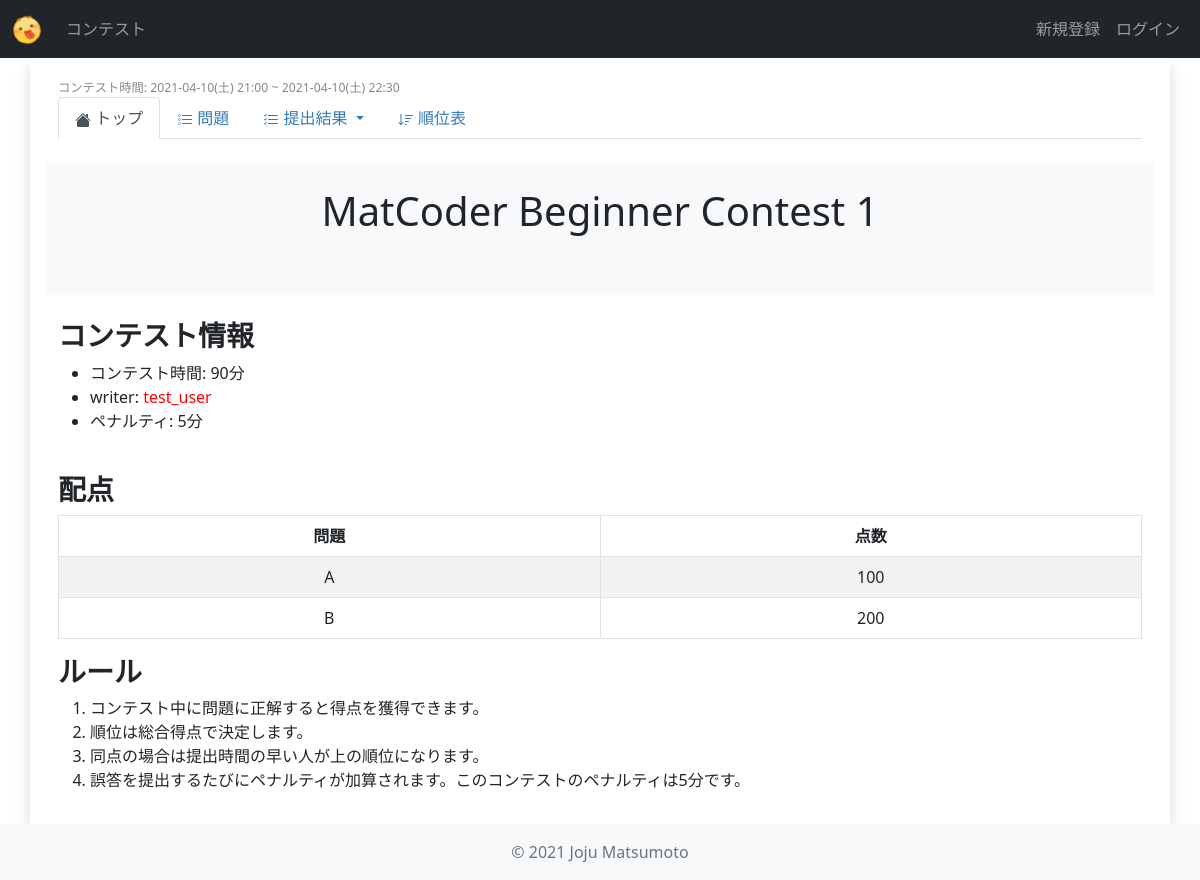
The page /contests/mbc_1/ on the database its author committed.
### contests/models.py (models this page shows, shortened)
class Contest(models.Model):
    title = models.CharField(
        verbose_name="タイトル",
        max_length=255,
    )
    abstract = models.TextField(
        verbose_name="概要",
        max_length=2000,
    )
    short_name = models.CharField(
        verbose_name="省略形",
        max_length=20,
        unique=True,
        default="null",
    )
    start_date = models.DateTimeField(
        verbose_name="開始日時",
    )
    end_date = models.DateTimeField(
        verbose_name="終了日時",
    )
    users = models.ManyToManyField(
        settings.AUTH_USER_MODEL,
        verbose_name="参加者",
        blank=True,
    )
    penalty = models.IntegerField(
        verbose_name="ペナルティ(分)",
        default=5,
    )
    released = models.BooleanField(
        verbose_name="公開済",
        default=False,
    )
    def is_live(self) -> bool:
        now = timezone.now()
        return self.start_date <= now <= self.end_date
    def is_past_contest(self) -> bool:
        now = timezone.now()
        return self.end_date < now
    def get_start_time_str(self) -> str:
        return utils.datetime_str(self.start_date)
    def get_end_time_str(self) -> str:
        return utils.datetime_str(self.end_date)
    def get_time_hour(self) -> int:
        dt = self.end_date - self.start_date
        minute = int(dt.total_seconds()) // 60
        return minute

class Author(models.Model):
    users = models.ManyToManyField(
        settings.AUTH_USER_MODEL,
        verbose_name="作者",
        blank=True,
    )
    contest = models.ForeignKey(
        Contest,
        on_delete=models.CASCADE,
        verbose_name="コンテスト",
    )
    def get_author_names_str(self) -> str:
        return ",".join(map(lambda x: x.get_colored_username(), self.users.all()))

class UserProfile(models.Model):
    user = models.OneToOneField(
        settings.AUTH_USER_MODEL,
        on_delete=models.CASCADE,
        verbose_name="ユーザー",
    )
    color = ColorField(
        default="#000000",
        verbose_name="カラー",
    )
    organization = models.CharField(
        verbose_name="所属",
        max_length=200,
        blank=True,
        null=True,
    )

class Problem(models.Model):
    order = models.CharField(
        verbose_name="問題番号(アルファベット)",
        max_length=5,
        default="A",
    )
    title = models.CharField(
        verbose_name="タイトル",
        max_length=100,
    )
    question = models.TextField(
        verbose_name="問題",
        max_length=2000,
    )
    answer = models.TextField(
        verbose_name="正解",
        max_length=2000,
    )
    contest = models.ForeignKey(
        Contest,
        verbose_name="コンテスト",
        on_delete=models.CASCADE,
    )
    point = models.IntegerField(
        verbose_name="スコア",
        default=0,
    )

### users/models.py (models this page shows)
class User(AbstractUser):
    objects = UserManager()
    def get_colored_username(self):
        try:
            user_profile = UserProfile.objects.get(user=self)
        except:
            return self.username
        return "<span style='color: {};'>{}</span>".format(user_profile.color, self.username)

### contests/views.py (the view, shortened to what this page needs)
class ContestDetailView(View):
    def get(self, request, short_name, *args, **kwargs):
        contest = get_object_or_404(models.Contest, short_name=short_name)
        try:
            author = models.Author.objects.get(contest=contest)
        except:
            author = models.Author.objects.create(contest=contest)
            author.save()
        context = {
            "is_live": contest.is_live(),
            "contest": contest,
            "author": author,
            "problems": contest.problem_set.order_by("order"),
        }
        return render(request, "contests/contest_detail.html", context)

### contests/utils.py (called while the page is built)
def datetime_str(dt: datetime.datetime) -> str:
    dt = localtime(dt)
    return "{}({}) {}".format(
        dt.strftime("%Y-%m-%d"),
        day_of_week_to_japanese[dt.strftime("%a")],
        dt.strftime("%H:%M")
    )

### contests/templates/contests/contest_detail.html (shortened to what this page needs)
{% extends 'contests/contest_base.html' %}
{% block contest_tab_detail %}active{% endblock %}
{% block contest_content %}
<div class="col-sm-12 mb-4 pl-4 pr-4 pb-4 text-center bg-light">
    <h1 class="pt-4">{{contest.title}}</h1>
    <div class="pt-1 pb-4">
    </div>
</div>
<div class="col-sm-12 mb-4">
    <h3>コンテスト情報</h3>
    <ul>
        <li>コンテスト時間: {{ contest.get_time_hour }}分</li>
        <li>writer: {{ author.get_author_names_str|safe }}</li>
        <li>ペナルティ: {{ contest.penalty }}分</li>
    </ul>
</div>
<div class="col-sm-12">
    <h3>配点</h3>
    <table class="table table-bordered table-striped text-center">
        <thead>
            <tr class="">
                <th>問題</th>
                <th>点数</th>
            </tr>
        </thead>
        <tbody>
            {% for problem in problems %}
                <tr>
                    <td>{{problem.order}}</td>
                    <td>{{problem.point}}</td>
                </tr>
            {% endfor %}
        </tbody>
    </table>
</div>
<div class="col-sm-12">
    <h3>ルール</h3>
    <ol>
        <li>コンテスト中に問題に正解すると得点を獲得できます。</li>
        <li>順位は総合得点で決定します。</li>
        <li>同点の場合は提出時間の早い人が上の順位になります。</li>
        <li>誤答を提出するたびにペナルティが加算されます。このコンテストのペナルティは{{contest.penalty}}分です。</li>
    </ol>
</div>
{% endblock contest_content %}

### contests/templates/contests/contest_base.html (shortened to what this page needs)
{% extends 'base.html' %}
{% block content %}
{% if contest.released or user in contest.author.users.all %}
    <div class="row p-3">
        <div class="col-sm-12 small">
            <small class="span-time">コンテスト時間: {{contest.get_start_time_str}} ~ {{contest.get_end_time_str}}</small>
        </div>
        <div class="col-sm-12">
            <ul class="nav nav-tabs navbar-dark mb-4">
                <li class="nav-item">
                    <a class="nav-link {% block contest_tab_detail %}{% endblock %}" href="{% url 'contests:contest_detail' contest.short_name %}">
                        トップ
                    </a>
                </li>
                {% if user in contest.users.all or contest.is_past_contest %}
                <li class="nav-item">
                    <a class="nav-link {% block contest_tab_problems %}{% endblock %}" href="{% url 'contests:problems' contest.short_name %}">
                        問題
                    </a>
                </li>
                <li class="nav-item dropdown">
                    <a class="nav-link dropdown-toggle  {% block contest_tab_submissions %}{% endblock %}" data-bs-toggle="dropdown" role="button" aria-expanded="false">
                        提出結果
                    </a>
                </li>
                {% endif %}
                <li class="nav-item">
                    <a class="nav-link {% block contest_tab_standings %}{% endblock %}" href="{% url 'contests:standings' contest.short_name %}">
                        順位表
                    </a>
                </li>
            </ul>
        </div>
        {% block contest_content %}{% endblock contest_content %}
    </div>
{% else %}
<div class="row p-5">
    <div class="col-sm-12 text-center">
        <h3>作成中です</h3>
    </div>
</div>
{% endif %}
{% endblock content %}

### static/css/main.css (style rules this page uses)
body { background-color: white; }
a { color: #337ab7; text-decoration: none; }
.span-time { color: #888; }
thead > tr { font-weight: bold; }
h2, h3, h4, h5 { font-weight: bold; }

### rows shown on the page
Contest: get_start_time_str "2021-04-10(土) 21:00", get_end_time_str "2021-04-10(土) 22:30", title "MatCoder Beginner Contest 1", get_time_hour "90", penalty "5"
Author: get_author_names_str "test_user"
Problem: order "A", point "100"
Problem: order "B", point "200"
